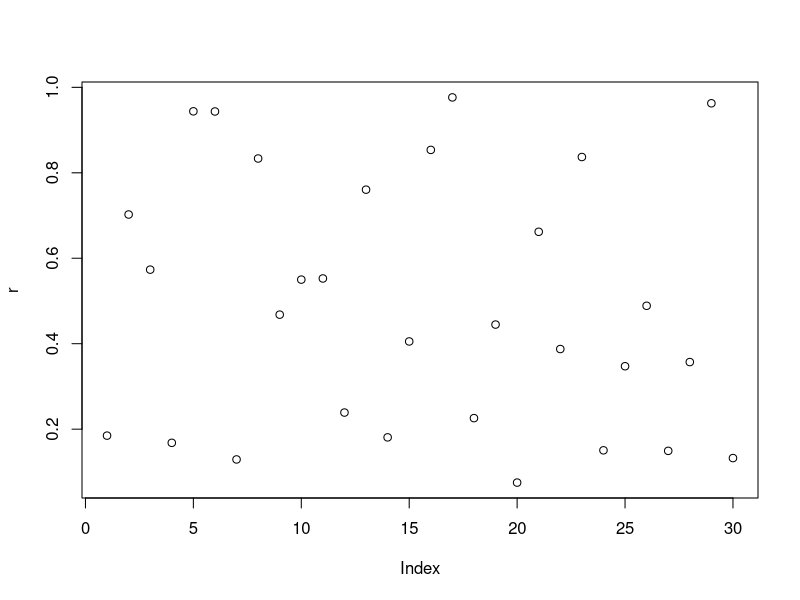
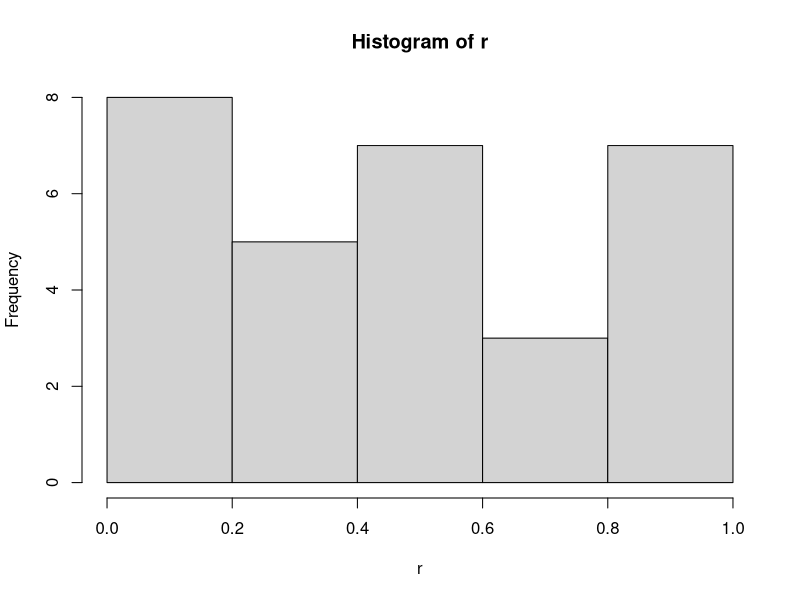
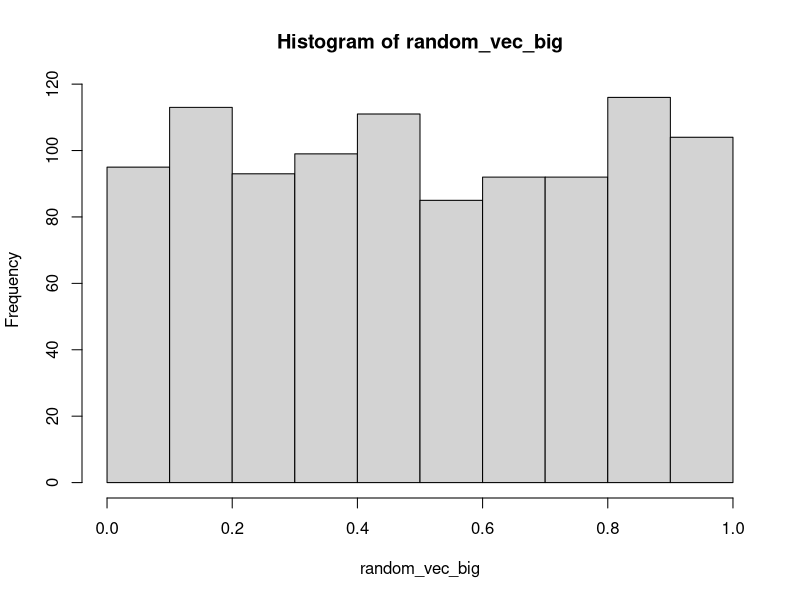
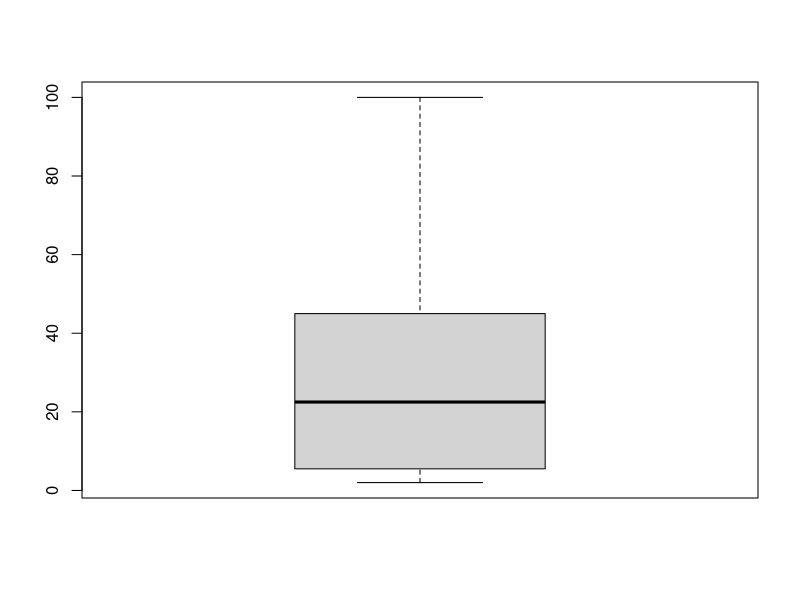

These charts were generated, in order, by the following R code:
#arithmetic
a <- 2
b <- 50
c <- 3
a + b
b/a
50%%3
sin(0)
cos(0)
sin45 <- sin(pi/4)
4*asin(sin45)

#vectors
a_vec <- c(3, 50, 5, 6, 10, 40, 20, 2, 100, 30, 25, 80)
length(a_vec)
sum(a_vec)
cumsum(a_vec)
summary(a_vec)
var(a_vec)
str(a_vec)
is.vector(a_vec)
d <- a_vec[5]
a_vec
length(d)
is.vector(d)

#random vectors
random_vec <- runif(20)
length(random_vec)
random_vec
random_vec_big <- runif(1000)
length(random_vec_big)
head(random_vec_big)
head(random_vec_big, 20)

options(digits = 2)
tail(random_vec_big)

#seeded random numbers sets start
set.seed(2)
r <- runif(30)
head(r, 10)
r1 <- runif(20)
head(r1, 10)
set.seed(2)
s <- runif(10)
s
options(digits = 4)

#graphics
head(r)
head(s)
plot(r)
hist(r)
hist(random_vec_big)
boxplot(a_vec)

#matrices
A <- matrix(data = floor(30 * runif(16)), nrow = 4)
A
dim(A)
b <- floor(20 * runif(dim(A)[2]))
b
x <- solve(A, b)
x
b1 <- A%*%x
b1
b2 <- as.vector(A%*%x)
b2

#vector products
e <- floor(20 * runif(4))
f <- floor(20 * runif(4))
e
f
crossprod(e,f)
sum(e*f)
t(e)%*%f
outer(e, f, "*")
outer(e, f, ">")
outer(e, f, ">") * 1
